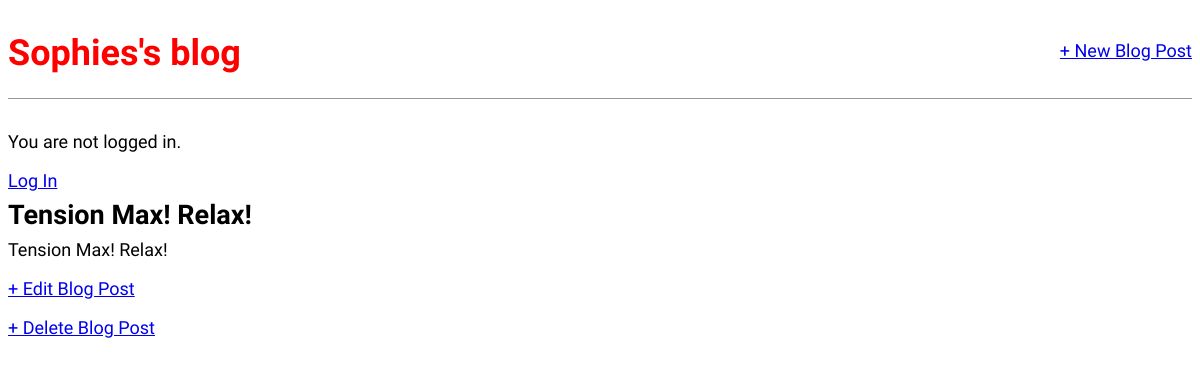
Before: /post/2/ with the older database file.
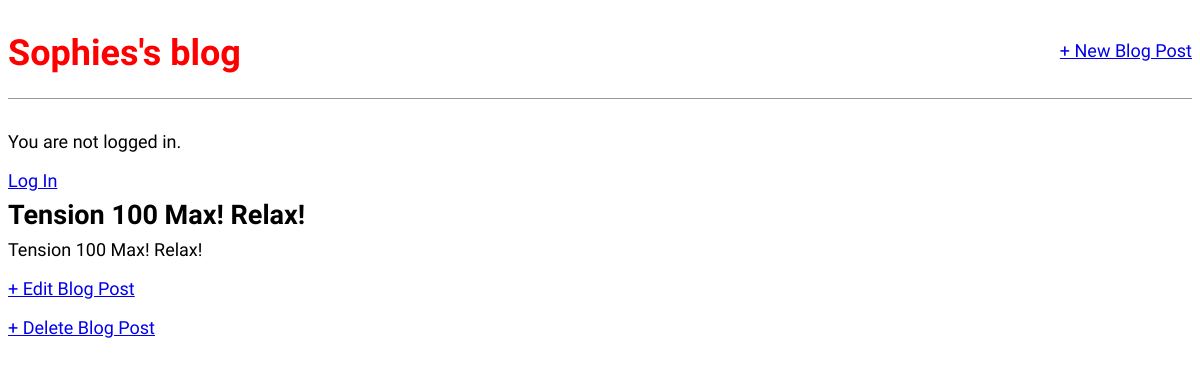
After: the same page with the newer database file.
### blog/models.py (models this page shows, shortened)
class Post(models.Model):
    title = models.CharField(max_length=200)
    author = models.ForeignKey('auth.User', on_delete=models.CASCADE, )
    body = models.TextField()

### blog/views.py (the view)
class BlogDetailView(DetailView): #new
    model = Post
    template_name = 'post_detail.html'

### templates/post_detail.html
{% extends 'base.html' %}
{% block content %}
<dev class="post-entry">
    <h2>{{ object.title }}</h2>
    <p>{{ object.body }}</p>
</dev>
<p><a href="{% url 'post_edit' post.pk %}">+ Edit Blog Post</a></p>
<p><a href="{% url 'post_delete' post.pk %}">+ Delete Blog Post</a></p>
{% endblock content %}

Changed rows visible on the page:
changed Post: title "Tension Max! Relax!" → "Tension 100 Max! Relax!"; body "Tension Max! Relax!" → "Tension 100 Max! Relax!"
